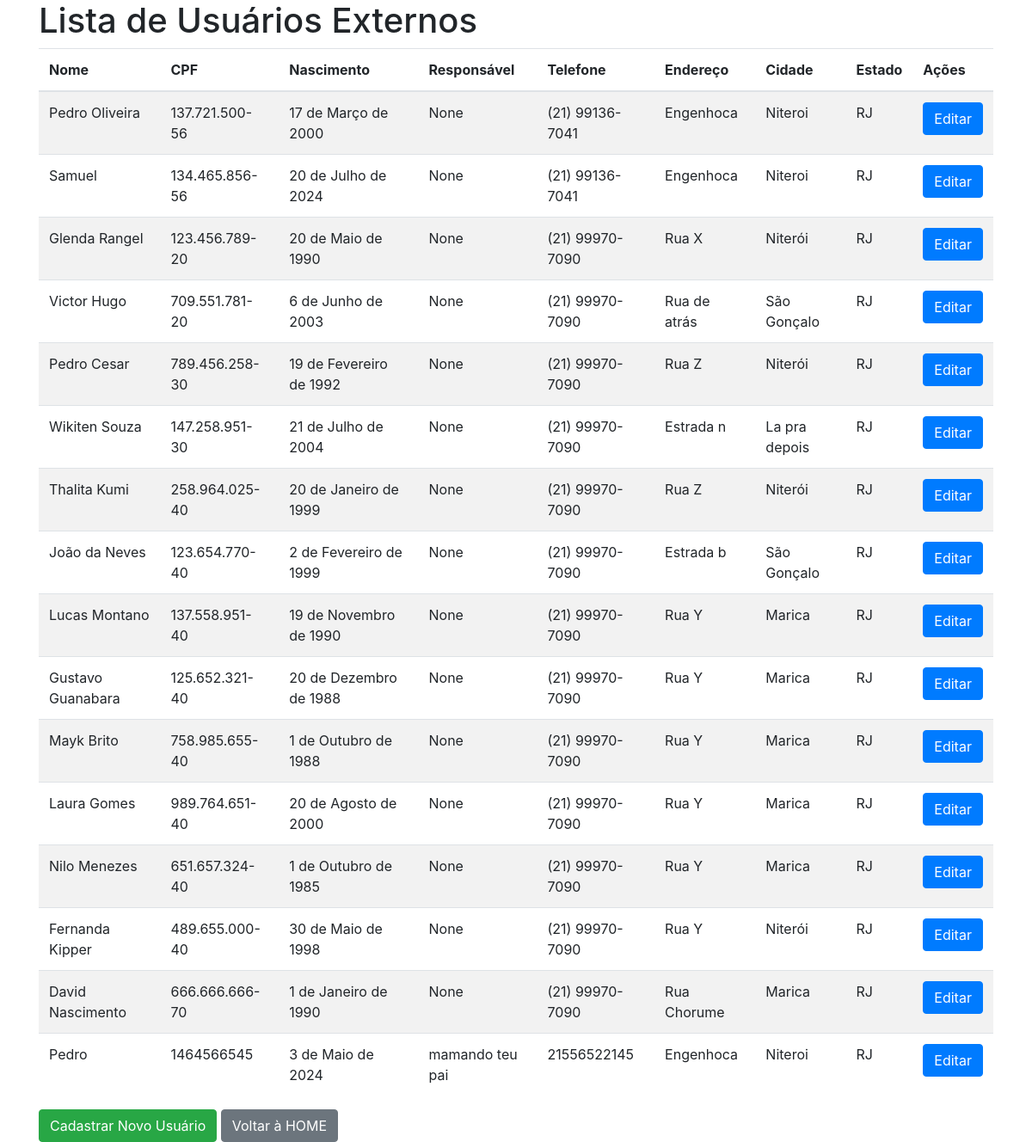
The page /lista_avante/ (signed in) on the database its author committed.
### cadastro/models.py (models this page shows, shortened)
class Usuario_Externo(models.Model):
    nome = models.CharField(max_length=50, blank=False, null=False, validators=[validate_nome])
    cpf = models.CharField(max_length=14, blank=False, null=False, validators=[validate_cpf])
    nascimento = models.DateField(blank=False, null=False)
    responsavel_nome = models.CharField(max_length=50, null=True, blank=True, validators=[validate_nome])
    responsavel_cpf = models.CharField(max_length=14, null=True, blank=True, validators=[validate_cpf])
    telefone = models.CharField(max_length=15, blank=False, null=False, validators=[validate_cpf])
    endereco = models.CharField(max_length=80, blank=False, null=False)
    cidade = models.CharField(max_length=30)
    estado = models.CharField(max_length=30)
    data_cadastro = models.DateTimeField(auto_now_add=True)

### cadastro/views.py (the view)
# urls.py: path('lista_avante/', lista_externa, name='lista_externa'),
@login_required(login_url='login')
@has_permission_decorator('cadastro_externo')
def lista_externa(request):
    usuarios = Usuario_Externo.objects.all()
    return render(request, 'lista_avante.html', {'usuarios': usuarios})

### cadastro/templates/lista_avante.html (shortened to what this page needs)
{% load static %}
<!DOCTYPE html>
<html lang="pt-br">
<head>
    <link rel="stylesheet" href="https://cdn.jsdelivr.net/npm/bootstrap@4.6.1/dist/css/bootstrap.min.css">
</head>
<body>
<div class="container">
    <h1>Lista de Usuários Externos</h1>
    <table class="table table-striped">
        <thead>
            <tr>
                <th>Nome</th>
                <th>CPF</th>
                <th>Nascimento</th>
                <th>Responsável</th>
                <th>Telefone</th>
                <th>Endereço</th>
                <th>Cidade</th>
                <th>Estado</th>
                <th>Ações</th>
            </tr>
        </thead>
        <tbody>
            {% for usuario in usuarios %}
                <tr>
                    <td>{{ usuario.nome }}</td>
                    <td>{{ usuario.cpf }}</td>
                    <td>{{ usuario.nascimento }}</td>
                    <td>{{ usuario.responsavel_nome }}</td>
                    <td>{{ usuario.telefone }}</td>
                    <td>{{ usuario.endereco }}</td>
                    <td>{{ usuario.cidade }}</td>
                    <td>{{ usuario.estado }}</td>
                    <td>
                        <a href="{% url 'update_usuario_externo' usuario.pk %}" class="btn btn-primary">Editar</a>
                    </td>
                </tr>
            {% endfor %}
        </tbody>
    </table>
    <a href="{% url 'cdE' %}" class="btn btn-success">Cadastrar Novo Usuário</a>
    <a href="{% url 'home' %}" class="btn btn-secondary">Voltar à HOME</a>
</div>
</body>
</html>

### rows shown on the page
Usuario_Externo: nome "Pedro Oliveira", cpf "137.721.500-56", nascimento "17 de Março de 2000", responsavel_nome "None", telefone "(21) 99136-7041", endereco "Engenhoca", cidade "Niteroi", estado "RJ"
Usuario_Externo: nome "Samuel", cpf "134.465.856-56", nascimento "20 de Julho de 2024", responsavel_nome "None", telefone "(21) 99136-7041", endereco "Engenhoca", cidade "Niteroi", estado "RJ"
Usuario_Externo: nome "Glenda Rangel", cpf "123.456.789-20", nascimento "20 de Maio de 1990", responsavel_nome "None", telefone "(21) 99970-7090", endereco "Rua X", cidade "Niterói", estado "RJ"
Usuario_Externo: nome "Victor Hugo", cpf "709.551.781-20", nascimento "6 de Junho de 2003", responsavel_nome "None", telefone "(21) 99970-7090", endereco "Rua de atrás", cidade "São Gonçalo", estado "RJ"
Usuario_Externo: nome "Pedro Cesar", cpf "789.456.258-30", nascimento "19 de Fevereiro de 1992", responsavel_nome "None", telefone "(21) 99970-7090", endereco "Rua Z", cidade "Niterói", estado "RJ"
Usuario_Externo: nome "Wikiten Souza", cpf "147.258.951-30", nascimento "21 de Julho de 2004", responsavel_nome "None", telefone "(21) 99970-7090", endereco "Estrada n", cidade "La pra depois", estado "RJ"
Usuario_Externo: nome "Thalita Kumi", cpf "258.964.025-40", nascimento "20 de Janeiro de 1999", responsavel_nome "None", telefone "(21) 99970-7090", endereco "Rua Z", cidade "Niterói", estado "RJ"
Usuario_Externo: nome "João da Neves", cpf "123.654.770-40", nascimento "2 de Fevereiro de 1999", responsavel_nome "None", telefone "(21) 99970-7090", endereco "Estrada b", cidade "São Gonçalo", estado "RJ"
Usuario_Externo: nome "Lucas Montano", cpf "137.558.951-40", nascimento "19 de Novembro de 1990", responsavel_nome "None", telefone "(21) 99970-7090", endereco "Rua Y", cidade "Marica", estado "RJ"
Usuario_Externo: nome "Gustavo Guanabara", cpf "125.652.321-40", nascimento "20 de Dezembro de 1988", responsavel_nome "None", telefone "(21) 99970-7090", endereco "Rua Y", cidade "Marica", estado "RJ"
Usuario_Externo: nome "Mayk Brito", cpf "758.985.655-40", nascimento "1 de Outubro de 1988", responsavel_nome "None", telefone "(21) 99970-7090", endereco "Rua Y", cidade "Marica", estado "RJ"
Usuario_Externo: nome "Laura Gomes", cpf "989.764.651-40", nascimento "20 de Agosto de 2000", responsavel_nome "None", telefone "(21) 99970-7090", endereco "Rua Y", cidade "Marica", estado "RJ"
Usuario_Externo: nome "Nilo Menezes", cpf "651.657.324-40", nascimento "1 de Outubro de 1985", responsavel_nome "None", telefone "(21) 99970-7090", endereco "Rua Y", cidade "Marica", estado "RJ"
Usuario_Externo: nome "Fernanda Kipper", cpf "489.655.000-40", nascimento "30 de Maio de 1998", responsavel_nome "None", telefone "(21) 99970-7090", endereco "Rua Y", cidade "Niterói", estado "RJ"
Usuario_Externo: nome "David Nascimento", cpf "666.666.666-70", nascimento "1 de Janeiro de 1990", responsavel_nome "None", telefone "(21) 99970-7090", endereco "Rua Chorume", cidade "Marica", estado "RJ"
Usuario_Externo: nome "Pedro", cpf "1464566545", nascimento "3 de Maio de 2024", responsavel_nome "mamando teu pai", telefone "21556522145", endereco "Engenhoca", cidade "Niteroi", estado "RJ"
